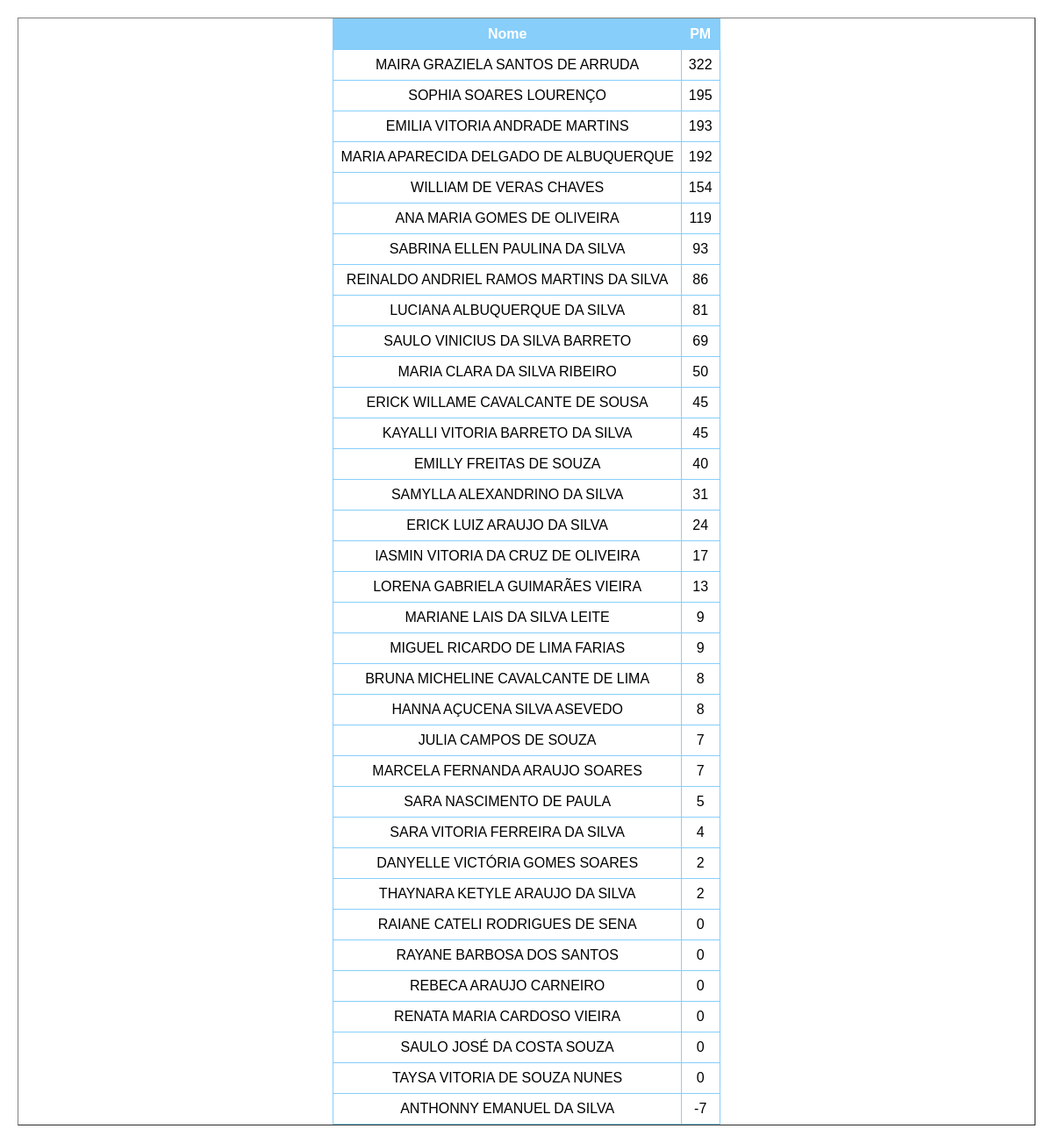
/ranking/3ºA, run on the app's committed database.
### main.py (models this page shows)
class Terceiro_A(db.Model):
    __tablename__ = 'Terceiro_A'

### main.py (the view)
@app.route('/ranking/<class_id>', methods=['GET', 'POST'])
def ranking(class_id):
    turma_tabela = selecionar_turma(class_id)
    resultados_ranking = db.session.query(turma_tabela.nome, getattr(turma_tabela, 'pm')).order_by(
        getattr(turma_tabela, 'pm').desc()).all()
    return render_template('ranking.html', data=resultados_ranking, class_id=class_id)

### main.py (called while the page is built)
def selecionar_turma(valor):
    if valor == 'a' or valor == '3ºA':
        return lista_turmas_db[0]
    elif valor == 'b' or valor == '3ºB':
        return lista_turmas_db[1]
    elif valor == 'c' or valor == '3ºC':
        return lista_turmas_db[2]
    elif valor == 'd' or valor == '1ºD':
        return lista_turmas_db[3]

### templates/ranking.html (shortened to what this page needs)
<!DOCTYPE html>
<html lang="en">
<head>
    <link rel="stylesheet" href="/static/styles.css">
</head>
<body>
<table border="1" class="menu">
        <tr>
            <th>Nome</th>
            <th>PM</th>
        </tr>
        {% for row in data %}
            <tr>
                <td>{{ row.nome }}</td>
                <td>{{ row.pm }}</td>
            </tr>
        {% endfor %}
</table>
</body>
</html>

### static/styles.css (style rules this page uses)
.menu { margin: 20px; display: flex; flex-direction: column; align-items: center; justify-content: flex-start; }
table { border-collapse: collapse; width: 100%; background-color: rgba(255, 255, 255, 1); }
th, td { border: 1px solid #87CEFA; padding: 8px; text-align: center; }
th { background-color: #87CEFA; color: white; }
body { margin: 0; padding: 0; font-family: Arial, sans-serif; display: flex; align-items: center; justify-content: center; min-height: 100vh; position: relative; overflow: hidden; overflow-y: auto; }
body::before { content: ''; position: fixed; top: 0; left: 0; width: 100%; height: 100%; background: url('/static/4428.jpg') center center fixed; background-size: cover; opacity: 0.3; z-index: -1; }

### data on the page
Terceiro_A: nome "MAIRA GRAZIELA SANTOS DE ARRUDA", pm "322"
Terceiro_A: nome "SOPHIA SOARES LOURENÇO", pm "195"
Terceiro_A: nome "EMILIA VITORIA ANDRADE MARTINS", pm "193"
Terceiro_A: nome "MARIA APARECIDA DELGADO DE ALBUQUERQUE", pm "192"
Terceiro_A: nome "WILLIAM DE VERAS CHAVES", pm "154"
Terceiro_A: nome "ANA MARIA GOMES DE OLIVEIRA", pm "119"
Terceiro_A: nome "SABRINA ELLEN PAULINA DA SILVA", pm "93"
Terceiro_A: nome "REINALDO ANDRIEL RAMOS MARTINS DA SILVA", pm "86"
Terceiro_A: nome "LUCIANA ALBUQUERQUE DA SILVA", pm "81"
Terceiro_A: nome "SAULO VINICIUS DA SILVA BARRETO", pm "69"
Terceiro_A: nome "MARIA CLARA DA SILVA RIBEIRO", pm "50"
Terceiro_A: nome "ERICK WILLAME CAVALCANTE DE SOUSA", pm "45"
Terceiro_A: nome "KAYALLI VITORIA BARRETO DA SILVA", pm "45"
Terceiro_A: nome "EMILLY FREITAS DE SOUZA", pm "40"
Terceiro_A: nome "SAMYLLA ALEXANDRINO DA SILVA", pm "31"
Terceiro_A: nome "ERICK LUIZ ARAUJO DA SILVA", pm "24"
Terceiro_A: nome "IASMIN VITORIA DA CRUZ DE OLIVEIRA", pm "17"
Terceiro_A: nome "LORENA GABRIELA GUIMARÃES VIEIRA", pm "13"
Terceiro_A: nome "MARIANE LAIS DA SILVA LEITE", pm "9"
Terceiro_A: nome "MIGUEL RICARDO DE LIMA FARIAS", pm "9"
Terceiro_A: nome "BRUNA MICHELINE CAVALCANTE DE LIMA", pm "8"
Terceiro_A: nome "HANNA AÇUCENA SILVA ASEVEDO", pm "8"
Terceiro_A: nome "JULIA CAMPOS DE SOUZA", pm "7"
Terceiro_A: nome "MARCELA FERNANDA ARAUJO SOARES", pm "7"
Terceiro_A: nome "SARA NASCIMENTO DE PAULA", pm "5"
Terceiro_A: nome "SARA VITORIA FERREIRA DA SILVA", pm "4"
Terceiro_A: nome "DANYELLE VICTÓRIA GOMES SOARES", pm "2"
Terceiro_A: nome "THAYNARA KETYLE ARAUJO DA SILVA", pm "2"
Terceiro_A: nome "RAIANE CATELI RODRIGUES DE SENA", pm "0"
Terceiro_A: nome "RAYANE BARBOSA DOS SANTOS", pm "0"
Terceiro_A: nome "REBECA ARAUJO CARNEIRO", pm "0"
Terceiro_A: nome "RENATA MARIA CARDOSO VIEIRA", pm "0"
Terceiro_A: nome "SAULO JOSÉ DA COSTA SOUZA", pm "0"
Terceiro_A: nome "TAYSA VITORIA DE SOUZA NUNES", pm "0"
Terceiro_A: nome "ANTHONNY EMANUEL DA SILVA", pm "-7"
